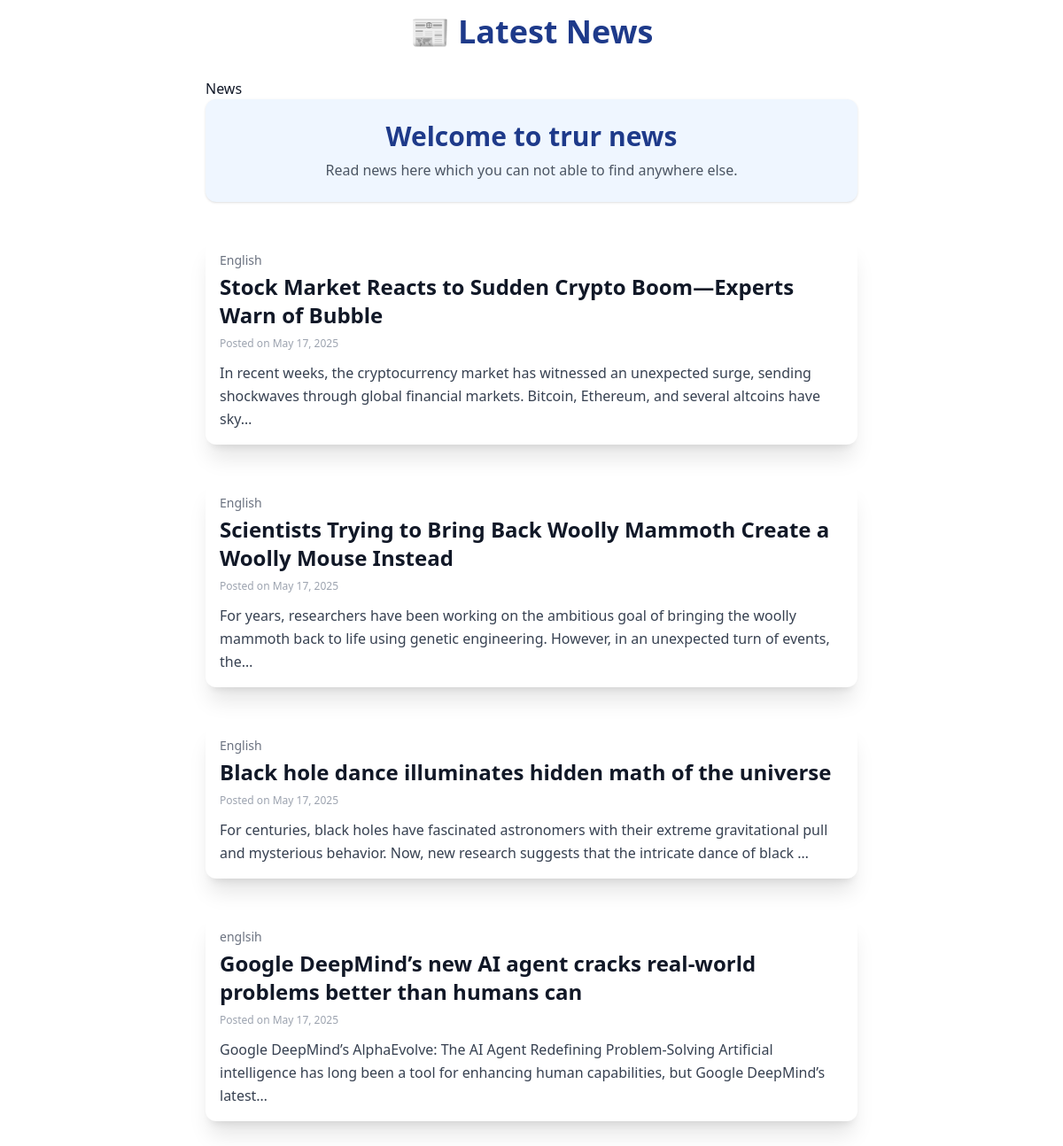
The page / on the database its author committed.
### news/models.py (models this page shows, shortened)
class NewsArticle(models.Model):
    title = models.CharField(max_length=200)
    content = models.TextField()
    language = models.CharField(max_length=50)
    image = models.ImageField(upload_to='images/', null=True, blank=True)
    created_at = models.DateTimeField(auto_now_add=True)

### news/views.py (the view)
# urls.py: path('', views.homepage, name='homepage'),
def homepage(request):
    print("Homepage view called!")  # <- Add this
    articles = NewsArticle.objects.order_by('-created_at')[:10]
    return render(request, 'news/homepage.html', {'articles': articles})

### news/templates/news/homepage.html (shortened to what this page needs)
<!DOCTYPE html>
<html lang="en">
<head>
  <script src="https://cdn.tailwindcss.com"></script>
  <link href="https://unpkg.com/aos@2.3.4/dist/aos.css" rel="stylesheet" />
</head>
<body class="bg-white text-gray-900 font-sans p-4 max-w-3xl mx-auto">
  <h1
  class="text-4xl font-extrabold mb-8 text-center text-blue-900"
  data-aos="zoom-in"
  data-aos-duration="1000"
>
  📰 Latest News
</h1>
  News
  <div class="bg-blue-50 rounded-xl p-6 mb-10 text-center shadow">
  <h2 class="text-3xl font-bold text-blue-900 mb-2">Welcome to trur news</h2>
  <p class="text-gray-600">Read news here which you can not able to find anywhere else.</p>
</div>
  {% for article in articles %}
    <a href="{% url 'article_detail' article.pk %}" data-tilt data-aos="fade-up" data-aos-duration="600"
       class="block mb-10 group">
      <div class="bg-white rounded-xl shadow-xl p-4 transition-transform"
           data-tilt-scale="1.02" data-tilt-speed="400" data-tilt-max="10">
        <p class="text-sm text-gray-500 mb-1">{{ article.language }}</p>
        <h2 class="text-2xl font-semibold group-hover:underline mb-2">{{ article.title }}</h2>
        <p class="text-xs text-gray-400 mb-3">Posted on {{ article.created_at|date:"F d, Y" }}</p>
        <p class="text-gray-700 leading-relaxed">
          {{ article.content|truncatechars:180 }}
        </p>
      </div>
    </a>
  {% empty %}
    <p class="text-center text-gray-500">No news articles available.</p>
  {% endfor %}
</body>
</html>

### rows shown on the page
NewsArticle: language "English", title "Stock Market Reacts to Sudden Crypto Boom—Experts Warn of Bubble", created_at "May 17, 2025", content "In recent weeks, the cryptocurrency market has witnessed an unexpected surge, sending shockwaves through global financial markets. Bitcoin, Ethereum, and several altcoins have sky…"
NewsArticle: language "English", title "Scientists Trying to Bring Back Woolly Mammoth Create a Woolly Mouse Instead", created_at "May 17, 2025", content "For years, researchers have been working on the ambitious goal of bringing the woolly mammoth back to life using genetic engineering. However, in an unexpected turn of events, the…"
NewsArticle: language "English", title "Black hole dance illuminates hidden math of the universe", created_at "May 17, 2025", content "For centuries, black holes have fascinated astronomers with their extreme gravitational pull and mysterious behavior. Now, new research suggests that the intricate dance of black …"
NewsArticle: language "englsih", title "Google DeepMind’s new AI agent cracks real-world problems better than humans can", created_at "May 17, 2025", content "Google DeepMind’s AlphaEvolve: The AI Agent Redefining Problem-Solving Artificial intelligence has long been a tool for enhancing human capabilities, but Google DeepMind’s latest…"
